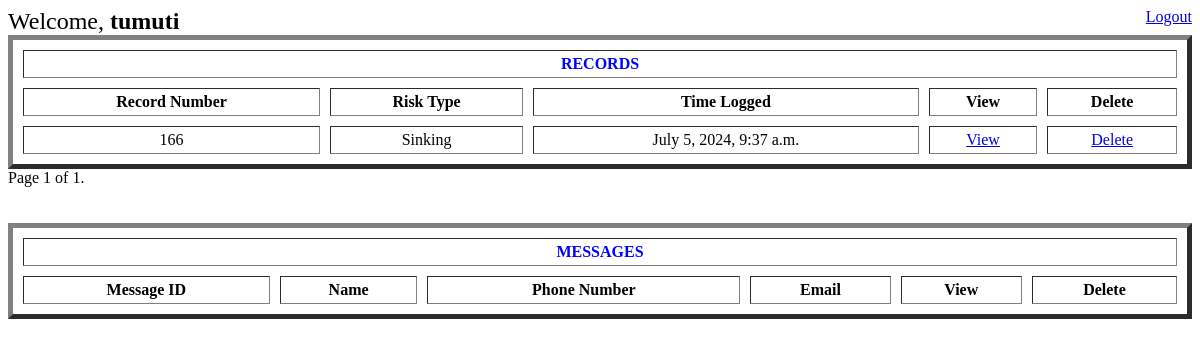
/hello/ (signed in), run on an earlier commit of the app's database.
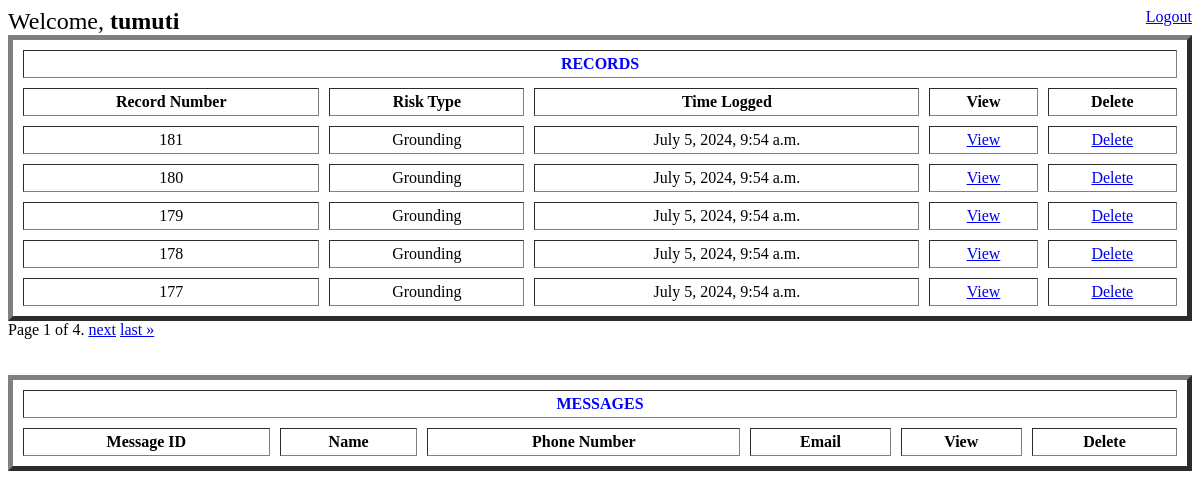
And on a later commit of the database.
### form/models.py (models this page shows, shortened)
class Risks(models.Model):
    risk_type = models.CharField(max_length=200,null=True)

### form/views.py (the view)
# urls.py: path('hello/', views.say_hello, name="hello"),
@login_required(login_url='login')
def say_hello(request):
    queryset = UserResponses.objects.select_related('questions__risks').values(
        'id', 'response_date', 'questions__risks__risk_type'
    ).annotate(
        userresponses_id=F('id'),
        response_time=F('response_date'),
        risk_type=F('questions__risks__risk_type')
    ).values('userresponses_id', 'response_time', 'risk_type').order_by('-response_time')
    paginator = Paginator(queryset, 5)  # Show 5 records per page
    page_number = request.GET.get('page')
    page_obj = paginator.get_page(page_number)
    return render(request, 'hello.html', {'risk_records': page_obj})

### form/templates/hello.html (shortened to what this page needs)
<!DOCTYPE html>
<html>
<head>
</head>
<body>
<div style="display: flex; justify-content: space-between;">
  <span style="font-family: Gabriola; font-size: 24px;">Welcome, <b>{{ request.user }}</b></span>
  <span><a href="{% url 'logout' %}">Logout</a></span>
</div>
<table cellpadding="4" cellspacing="10" width="100%" border="5">
  <tr><th colspan="5" style="color:blue;text-align:center;">RECORDS</th></tr>
  <tr><th>Record Number</th><th>Risk Type</th><th>Time Logged</th><th>View</th><th>Delete</th></tr>
  {% for record in risk_records %}
  <tr>
    <td style="text-align:center;">{{ record.userresponses_id }}</td>
    <td style="text-align:center;">{{ record.risk_type }}</td>
    <td style="text-align:center;">{{ record.response_time }}</td>
    <td style="text-align:center;"><a href="{% url 'results' record.userresponses_id %}">View</a></td>
    <td style="text-align:center;"><a href="{% url 'delete_response' record.userresponses_id %}" onclick="return confirm('Are you sure you want to delete this record?');">Delete</a></td>
  </tr>
  {% endfor %}
</table>
<div class="pagination">
    <span class="step-links">
        <span class="current">
            Page {{ risk_records.number }} of {{ risk_records.paginator.num_pages }}.
        </span>
        {% if risk_records.has_next %}
            <a href="?page={{ risk_records.next_page_number }}">next</a>
            <a href="?page={{ risk_records.paginator.num_pages }}">last &raquo;</a>
        {% endif %}
    </span>
</div>
<br> </br>
<table cellpadding="4" cellspacing="10" width="100%" border="5">
  <tr><th colspan="6" style="color:blue;text-align:center;">MESSAGES</th></tr>
  <tr><th>Message ID</th><th>Name</th><th>Phone Number</th><th>Email</th><th>View</th><th>Delete</th></tr>
</table>
</body>
</html>

What changed in the data, as far as the page shows it:
no longer on this page (row unchanged): Risks: userresponses_id "166", risk_type "Sinking", response_time "July 5, 2024, 9:37 a.m."
added Risks: userresponses_id "181", risk_type "Grounding", response_time "July 5, 2024, 9:54 a.m.", userresponses_id "180", userresponses_id "179", userresponses_id "178", userresponses_id "177"
Also different on the page:
{{ risk_records.paginator.num_pages }}: "1" → "4"
text now shown: "next last »"
